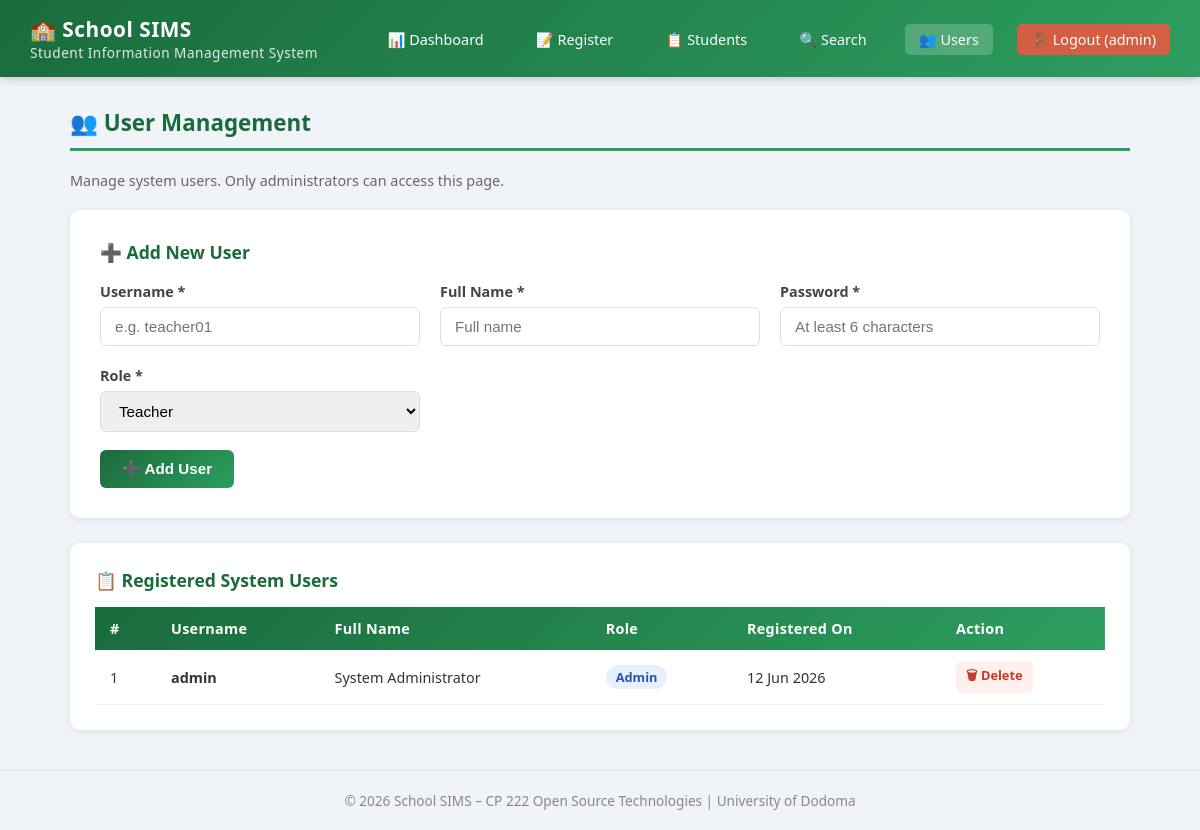
/users.php (signed in), run on the app's committed database.
### tables this page shows
CREATE TABLE IF NOT EXISTS users (
    id INT AUTO_INCREMENT PRIMARY KEY,
    username VARCHAR(50) NOT NULL UNIQUE,
    password VARCHAR(255) NOT NULL,
    full_name VARCHAR(100) NOT NULL,
    role ENUM('admin', 'teacher') DEFAULT 'teacher',
    created_at TIMESTAMP DEFAULT CURRENT_TIMESTAMP
);

### users.php (the view, shortened to what this page needs)
<?php
require_once 'includes/db_connect.php';
$users = mysqli_query($conn, "SELECT * FROM users ORDER BY created_at DESC");
?>
<!DOCTYPE html>
<html lang="en">
<head>
    <link rel="stylesheet" href="css/style.css">
</head>
<body>
<?php include 'includes/navbar.php'; ?>
<div class="container">
    <h2 class="section-title">👥 User Management</h2>
    <p style="color:#666; margin-bottom:20px; font-size:0.9rem;">Manage system users. Only administrators can access this page.</p>
    <div class="form-box">
        <h3 style="margin-bottom:18px; font-size:1.1rem; color:#1a6b3c;">➕ Add New User</h3>
        <form method="POST" action="users.php">
            <div class="form-grid">
                <div class="form-group">
                    <label>Username *</label>
                    <input type="text" name="new_username" placeholder="e.g. teacher01" required>
                </div>
                <div class="form-group">
                    <label>Full Name *</label>
                    <input type="text" name="new_fullname" placeholder="Full name" required>
                </div>
                <div class="form-group">
                    <label>Password *</label>
                    <input type="password" name="new_password" placeholder="At least 6 characters" required>
                </div>
                <div class="form-group">
                    <label>Role *</label>
                    <select name="new_role" required>
                        <option value="teacher">Teacher</option>
                    </select>
                </div>
            </div>
            <button type="submit" class="btn btn-primary" style="margin-top:18px;">➕ Add User</button>
        </form>
    </div>
    <div class="table-box">
        <h3 style="margin-bottom:15px; font-size:1.1rem; color:#1a6b3c;">📋 Registered System Users</h3>
        <table>
            <thead>
                <tr>
                    <th>#</th>
                    <th>Username</th>
                    <th>Full Name</th>
                    <th>Role</th>
                    <th>Registered On</th>
                    <th>Action</th>
                </tr>
            </thead>
            <tbody>
            <?php $i = 1; while ($u = mysqli_fetch_assoc($users)): ?>
                <tr>
                    <td><?php echo $i++; ?></td>
                    <td><strong><?php echo htmlspecialchars($u['username']); ?></strong></td>
                    <td><?php echo htmlspecialchars($u['full_name']); ?></td>
                    <td>
                        <span class="badge <?php echo $u['role'] === 'admin' ? 'badge-secondary' : 'badge-primary'; ?>">
                            <?php echo ucfirst($u['role']); ?>
                        </span>
                    </td>
                    <td><?php echo date('d M Y', strtotime($u['created_at'])); ?></td>
                    <td>
                        <?php if ($u['id'] !== $_SESSION['user_id']): ?>
                        <a href="users.php?delete_user=<?php echo $u['id']; ?>" class="btn btn-danger"
                           style="font-size:0.8rem; padding:5px 10px;"
                           onclick="return confirm('Delete user <?php echo htmlspecialchars($u['username']); ?>?')">🗑 Delete</a>
                        <?php else: ?>
                            <em style="color:#aaa; font-size:0.85rem;">Current User</em>
                        <?php endif; ?>
                    </td>
                </tr>
            <?php endwhile; ?>
            </tbody>
        </table>
    </div>
</div>
<footer>
    &copy; <?php echo date('Y'); ?> School SIMS – CP 222 Open Source Technologies | University of Dodoma
</footer>
</body>
</html>

### css/style.css (style rules this page uses)
* { margin: 0; padding: 0; box-sizing: border-box; }
body { font-family: 'Segoe UI', Tahoma, Geneva, Verdana, sans-serif; background-color: #f0f4f8; color: #333; min-height: 100vh; }
.container { max-width: 1100px; margin: 30px auto; padding: 0 20px; }
.section-title { font-size: 1.4rem; font-weight: 700; color: #1a6b3c; margin-bottom: 20px; padding-bottom: 10px; border-bottom: 3px solid #2d9e5f; display: flex; align-items: center; gap: 10px; }
.form-box { background: white; border-radius: 10px; padding: 30px; box-shadow: 0 2px 8px rgba(0,0,0,0.08); margin-bottom: 25px; }
.form-grid { display: grid; grid-template-columns: repeat(auto-fit, minmax(250px, 1fr)); gap: 20px; }
.form-group { display: flex; flex-direction: column; }
.form-group label { font-size: 0.9rem; font-weight: 600; color: #444; margin-bottom: 6px; }
.form-group input, .form-group select { padding: 10px 14px; border: 1.5px solid #ddd; border-radius: 6px; font-size: 0.95rem; transition: border-color 0.2s, box-shadow 0.2s; outline: none; }
.btn { display: inline-block; padding: 10px 22px; border: none; border-radius: 6px; cursor: pointer; font-size: 0.95rem; font-weight: 600; text-decoration: none; transition: all 0.2s; }
.btn-primary { background: linear-gradient(135deg, #1a6b3c, #2d9e5f); color: white; }
.btn-danger { background: #fff0ee; color: #c0392b; }
.table-box { background: white; border-radius: 10px; padding: 25px; box-shadow: 0 2px 8px rgba(0,0,0,0.08); overflow-x: auto; }
table { width: 100%; border-collapse: collapse; font-size: 0.9rem; }
table thead { background: linear-gradient(135deg, #1a6b3c, #2d9e5f); color: white; }
table th { padding: 12px 15px; text-align: left; font-weight: 600; letter-spacing: 0.3px; }
table td { padding: 11px 15px; border-bottom: 1px solid #f0f0f0; vertical-align: middle; }
.badge { display: inline-block; padding: 3px 10px; border-radius: 20px; font-size: 0.8rem; font-weight: 600; }
.badge-secondary { background: #e8f0ff; color: #2855b0; }
footer { text-align: center; padding: 20px; color: #888; font-size: 0.85rem; margin-top: 40px; border-top: 1px solid #e0e0e0; }

### data on the page
users: username "admin", full_name "System Administrator", role "Admin", created_at "12 Jun 2026"

### other printed values
$_SESSION['username'] "admin"
